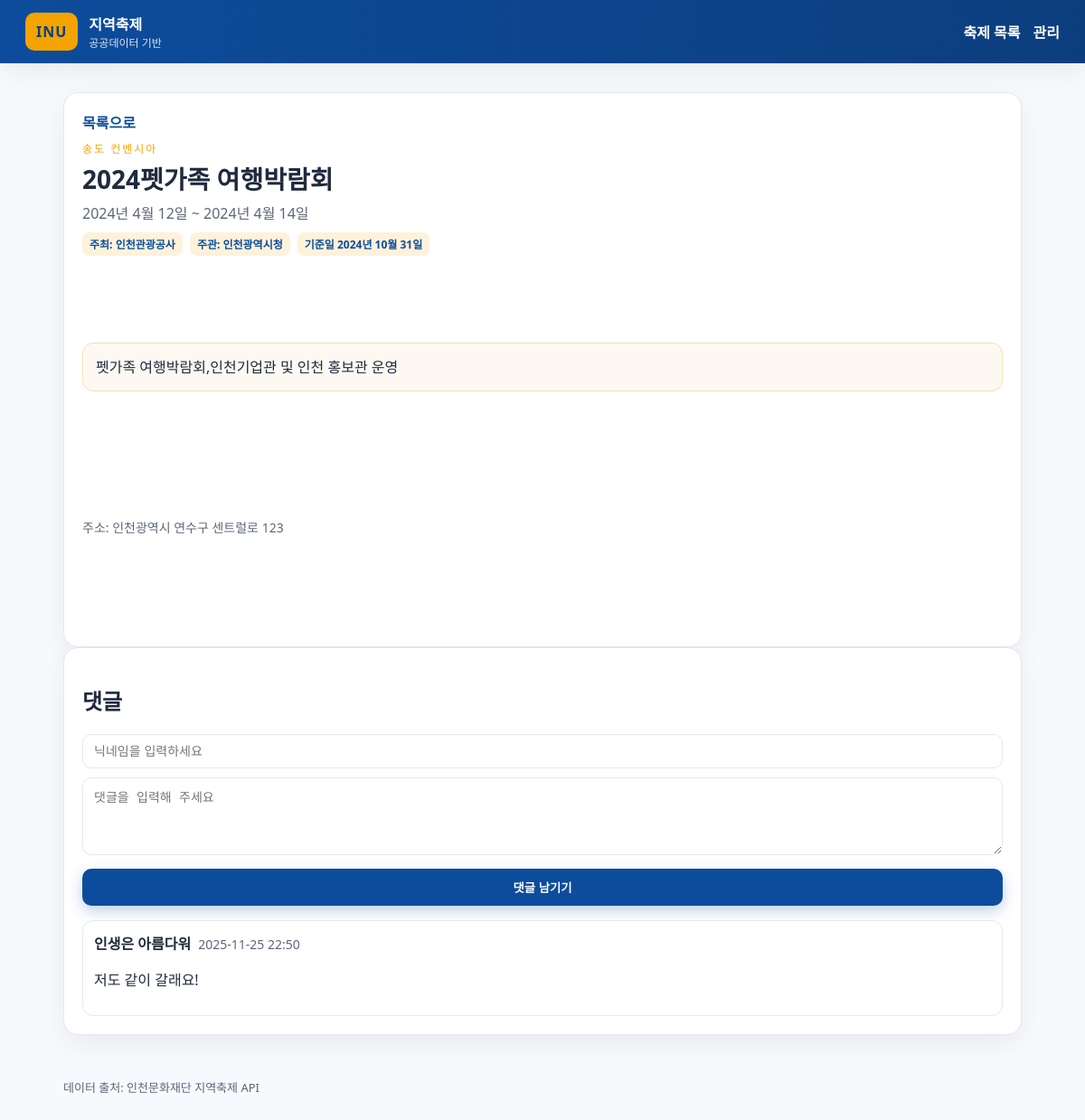
Page /festival/1/ on the earlier database version.
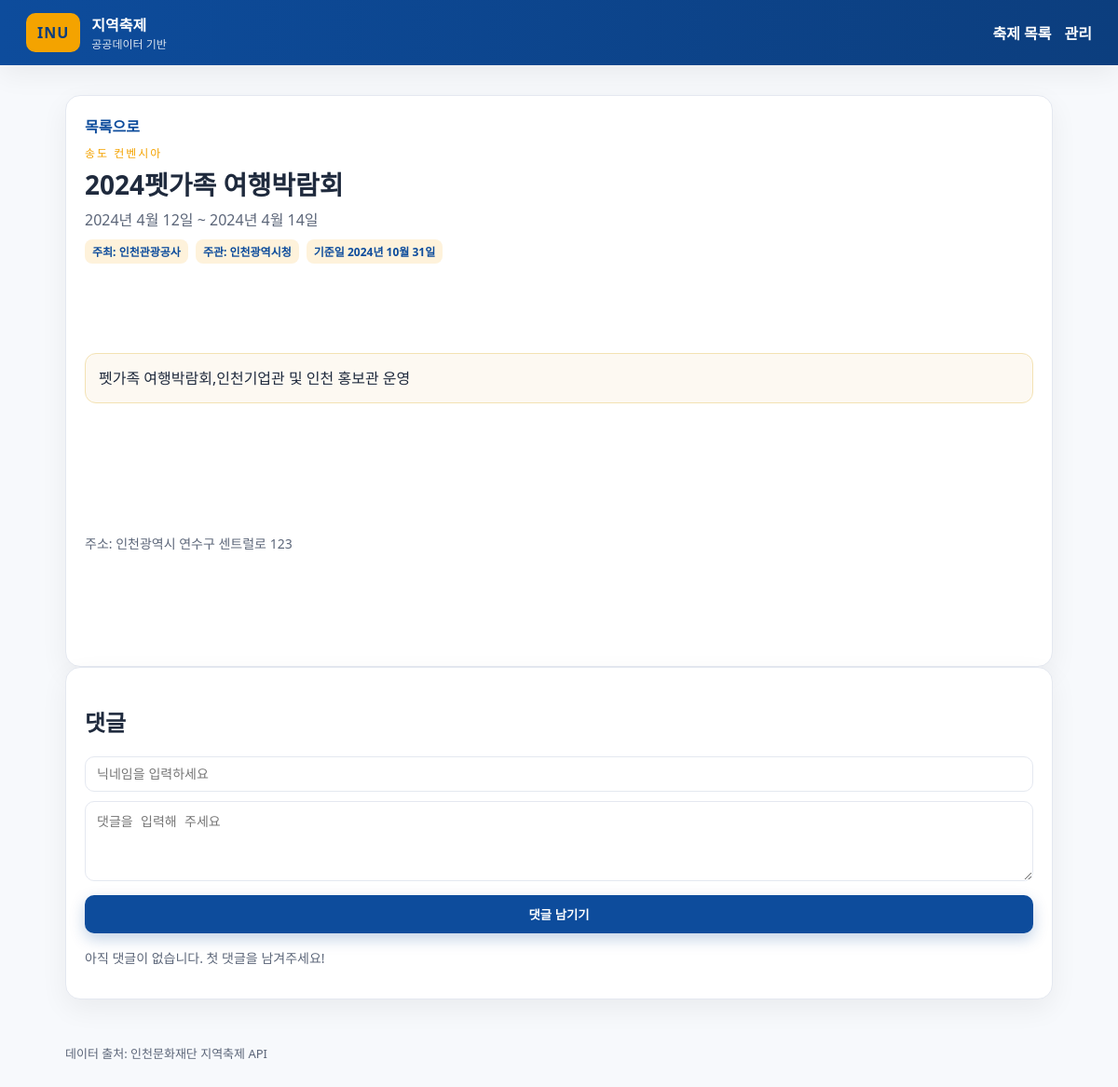
Same page on the later database version.
### festivals/models.py (models this page shows, shortened)
class Festival(models.Model):
    external_id = models.CharField(max_length=255, unique=True, db_index=True, blank=True)
    title = models.CharField(max_length=200)
    location = models.ForeignKey(Location, null=True, blank=True, on_delete=models.SET_NULL, related_name="festivals")
    start_date = models.DateField(null=True, blank=True)
    end_date = models.DateField(null=True, blank=True)
    description = models.TextField(blank=True)
    telephone = models.CharField(max_length=50, blank=True)
    homepage = models.URLField(blank=True)
    extra_info = models.TextField(blank=True)
    data_reference_date = models.DateField(null=True, blank=True)
    pub_date = models.DateTimeField(null=True, blank=True)
    created_at = models.DateTimeField(auto_now_add=True)
    updated_at = models.DateTimeField(auto_now=True)
    class Meta:
        ordering = ["start_date", "title"]
    def _get_org_name(self, role: str):
        rel = self.organizations.filter(role=role).select_related("organization").first()
        return rel.organization.name if rel else ""
    @property
    def organizer_name(self):
        return self._get_org_name(FestivalOrganization.Role.ORGANIZER)
    @property
    def host_name(self):
        return self._get_org_name(FestivalOrganization.Role.HOST)
    @property
    def sponsor_name(self):
        return self._get_org_name(FestivalOrganization.Role.SPONSOR)
    @property
    def place_name(self):
        return self.location.name if self.location else ""
    @property
    def place(self):
        return self.place_name
    @property
    def organizer(self):
        return self.organizer_name
    @property
    def host(self):
        return self.host_name
    @property
    def sponsor(self):
        return self.sponsor_name
    @property
    def address_road(self):
        return self.location.address_road if self.location else ""
    @property
    def address_lot(self):
        return self.location.address_lot if self.location else ""
    @property
    def latitude(self):
        return self.location.latitude if self.location else None

class Location(models.Model):
    name = models.CharField(max_length=200, blank=True)
    address_road = models.CharField(max_length=255, blank=True)
    address_lot = models.CharField(max_length=255, blank=True)
    latitude = models.DecimalField(max_digits=18, decimal_places=12, null=True, blank=True)
    longitude = models.DecimalField(max_digits=18, decimal_places=12, null=True, blank=True)
    class Meta:
        unique_together = ("name", "address_road", "address_lot", "latitude", "longitude")

class FestivalOrganization(models.Model):
    class Role(models.TextChoices):
        ORGANIZER = "organizer", "Organizer"
        HOST = "host", "Host"
        SPONSOR = "sponsor", "Sponsor"
    festival = models.ForeignKey(Festival, on_delete=models.CASCADE, related_name="organizations")
    organization = models.ForeignKey(Organization, on_delete=models.CASCADE, related_name="festival_roles")
    role = models.CharField(max_length=20, choices=Role.choices)
    class Meta:
        unique_together = ("festival", "role")

class Organization(models.Model):
    name = models.CharField(max_length=200, unique=True)
    telephone = models.CharField(max_length=50, blank=True)
    homepage = models.URLField(blank=True)
    class Meta:
        ordering = ["name"]

class Comment(models.Model):
    festival = models.ForeignKey(Festival, related_name="comments", on_delete=models.CASCADE)
    nickname = models.CharField(max_length=30)
    content = models.TextField(max_length=1000)
    created_at = models.DateTimeField(auto_now_add=True)
    class Meta:
        ordering = ["-created_at"]

### festivals/views.py (the view)
# urls.py: path("festival/<int:pk>/", views.festival_detail, name="festival_detail"),
def festival_detail(request, pk: int):
    festival = get_object_or_404(Festival, pk=pk)
    comments = festival.comments.all()
    if request.method == "POST":
        form = CommentForm(request.POST)
        if form.is_valid():
            comment = form.save(commit=False)
            comment.festival = festival
            comment.save()
            messages.success(request, "댓글이 등록되었습니다.")
            return redirect(f"{reverse('festival_detail', args=[festival.id])}#comments")
        messages.error(request, "입력값을 확인해주세요.")
    else:
        form = CommentForm()
    return render(
        request,
        "festivals/festival_detail.html",
        {"festival": festival, "comments": comments, "form": form},
    )

### festivals/forms.py (shortened to what this page needs)
class CommentForm(forms.ModelForm):
    nickname = forms.CharField(
        max_length=30,
        min_length=2,
        widget=forms.TextInput(attrs={"placeholder": "닉네임을 입력하세요", "maxlength": 30}),
        error_messages={
            "required": "닉네임을 입력해 주세요.",
            "min_length": "닉네임은 2자 이상 입력해 주세요.",
        },
    )
    content = forms.CharField(
        max_length=1000,
        widget=forms.Textarea(
            attrs={"rows": 4, "placeholder": "댓글을 입력해 주세요", "maxlength": 1000}
        ),
        error_messages={"required": "내용을 입력해 주세요."},
    )
    class Meta:
        model = Comment
        fields = ["nickname", "content"]

### templates/festivals/festival_detail.html (shortened to what this page needs)
{% extends "base.html" %}
{% block content %}
<section class="panel">
    <a href="{% url 'festival_list' %}" class="link">목록으로</a>
    <div class="detail__header">
        <div>
            <p class="eyebrow">{{ festival.place|default:"장소 정보 없음" }}</p>
            <h1>{{ festival.title }}</h1>
            <p class="lede">
                {% if festival.start_date %}{{ festival.start_date }}{% if festival.end_date %} ~ {{ festival.end_date }}{% endif %}{% else %}일정 미정{% endif %}
            </p>
            <div class="detail__meta">
                {% if festival.organizer %}<span class="tag">주최: {{ festival.organizer }}</span>{% endif %}
                {% if festival.host %}<span class="tag">주관: {{ festival.host }}</span>{% endif %}
                {% if festival.data_reference_date %}<span class="tag">기준일 {{ festival.data_reference_date }}</span>{% endif %}
            </div>
        </div>
    </div>
    <article class="detail__body">
        {% if festival.description %}
            <pre class="description">{{ festival.description }}</pre>
        {% else %}
            <p class="muted">설명 정보가 없습니다.</p>
        {% endif %}
        {% if festival.address_road or festival.address_lot %}
            <p class="muted">주소: {{ festival.address_road|default:festival.address_lot }}</p>
        {% endif %}
    </article>
</section>
<section class="panel" id="comments">
    <h2>댓글</h2>
    <form method="post" class="comment-form">
        <div class="form-row">
            {{ form.nickname }}
        </div>
        <div class="form-row">
            {{ form.content }}
        </div>
        <button type="submit" class="button button--primary">댓글 남기기</button>
    </form>
    {% if comments %}
        <ul class="comment-list">
            {% for comment in comments %}
                <li class="comment">
                    <div class="comment__meta">
                        <strong>{{ comment.nickname }}</strong>
                        <span class="muted">{{ comment.created_at|date:"Y-m-d H:i" }}</span>
                    </div>
                    <p>{{ comment.content|linebreaksbr }}</p>
                </li>
            {% endfor %}
        </ul>
    {% else %}
        <p class="muted">아직 댓글이 없습니다. 첫 댓글을 남겨주세요!</p>
    {% endif %}
</section>
{% endblock %}

### templates/base.html (shortened to what this page needs)
{% load static %}
<!doctype html>
<html lang="ko">
<head>
    <link rel="stylesheet" href="{% static 'css/style.css' %}">
</head>
<body class="page">
    <header class="topbar">
        <div class="topbar__brand">
            <div class="brand__mark">INU</div>
            <div>
                <div class="brand__title">지역축제</div>
                <div class="brand__subtitle">공공데이터 기반</div>
            </div>
        </div>
        <nav class="topbar__nav">
            <a href="{% url 'festival_list' %}" class="nav__link">축제 목록</a>
            <a href="/admin/" class="nav__link">관리</a>
        </nav>
    </header>
    <main class="content">
        {% block content %}{% endblock %}
    </main>
    <footer class="footer">
        <div>데이터 출처: 인천문화재단 지역축제 API</div>
    </footer>
</body>
</html>

### static/css/style.css (style rules this page uses)
:root { --blue: #0d4c9c; --gold: #f4a300; --text: #1f2a3d; --muted: #5c6679; --bg: #f7f9fc; --panel: #ffffff; --border: #e4e8f0; --shadow: 0 10px 30px rgba(0, 0, 0, 0.06); }
* { box-sizing: border-box; }
body.page { margin: 0; font-family: "Segoe UI", "Noto Sans KR", system-ui, -apple-system, sans-serif; background: var(--bg); color: var(--text); }
a { color: var(--blue); text-decoration: none; }
.topbar { display: flex; justify-content: space-between; align-items: center; padding: 14px 28px; background: linear-gradient(90deg, var(--blue), #0c3e7e); color: #fff; box-shadow: var(--shadow); }
.topbar__brand { display: flex; align-items: center; gap: 12px; }
.brand__mark { background: var(--gold); color: #0c3e7e; font-weight: 900; padding: 10px 12px; border-radius: 10px; letter-spacing: 1px; }
.brand__title { font-weight: 700; }
.brand__subtitle { font-size: 12px; opacity: 0.85; }
.topbar__nav { display: flex; gap: 14px; }
.nav__link { color: #fff; font-weight: 600; }
.content { max-width: 1100px; margin: 32px auto 48px; padding: 0 20px; }
.eyebrow { text-transform: uppercase; letter-spacing: 2px; color: var(--gold); font-size: 12px; margin: 0 0 4px; }
h1 { margin: 0 0 6px; font-size: 28px; }
.lede { margin: 0; color: var(--muted); }
.panel { background: var(--panel); border: 1px solid var(--border); border-radius: 16px; padding: 20px; box-shadow: var(--shadow); }
.button { border: none; padding: 11px 16px; border-radius: 10px; cursor: pointer; font-weight: 700; transition: transform 0.1s ease, box-shadow 0.2s ease; }
.button--primary { background: var(--blue); color: #fff; box-shadow: 0 6px 16px rgba(13, 76, 156, 0.25); }
.tag { display: inline-block; background: rgba(244, 163, 0, 0.14); color: var(--blue); padding: 4px 8px; border-radius: 8px; font-size: 12px; font-weight: 700; }
.muted { color: var(--muted); font-size: 14px; }
.link { font-weight: 700; }
.detail__header { margin-top: 8px; }
.detail__meta { display: flex; flex-wrap: wrap; gap: 8px; margin: 10px 0; }
.detail__body { margin-top: 14px; white-space: pre-wrap; }
.description { background: #fdf9f2; border: 1px solid #f3e2b3; border-radius: 12px; padding: 14px; font-family: "Noto Sans KR", "Segoe UI", sans-serif; line-height: 1.5; overflow-x: auto; }
.comment-form { display: flex; flex-direction: column; gap: 10px; margin-bottom: 16px; }
.form-row input, .form-row textarea { width: 100%; padding: 10px 12px; border: 1px solid var(--border); border-radius: 10px; font-size: 14px; }
.footer { max-width: 1100px; margin: 18px auto 32px; padding: 0 20px; color: var(--muted); font-size: 13px; }

Differences in the rows shown:
removed Comment: nickname "인생은 아름다워", created_at "2025-11-25 22:50", content "저도 같이 갈래요!"
Other differences:
text now shown: "아직 댓글이 없습니다. 첫 댓글을 남겨주세요!"
